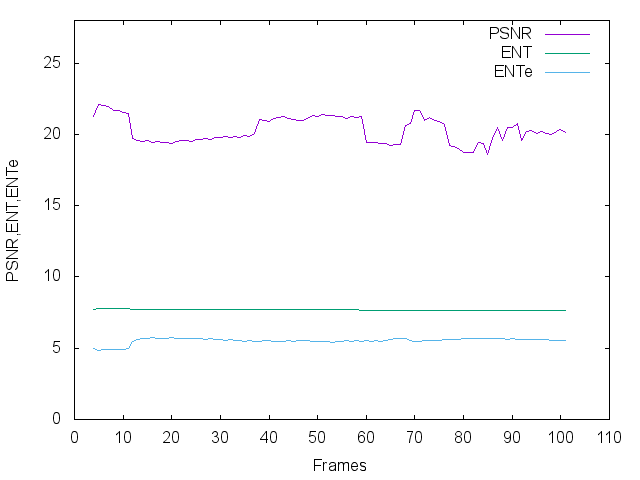

The script that saved this image:
#We consider that we have a file, named stats.txt,
#in which, on each line we have three values
#frameNumber MSE PSNR
#
#This file, passed as parameter to gnuplot :
# gnuplot example3.gnuplot
# will save the curves of the MSE against time, and PSNR against time
# to the file out.png

set terminal png
set output "stats.png"

set xlabel "Frames"
set ylabel "PSNR,ENT,ENTe"
#set xrange [0:110]
set yrange [0: 28]
set xtics 10
set ytics 5
set style line 1 lw 5
set style line 2 lw 5
plot 'stats.txt' using 1:3 with lines title 'PSNR', 'stats.txt' using 1:4 with lines title 'ENT', 'stats.txt' using 1:5 with lines title 'ENTe'
